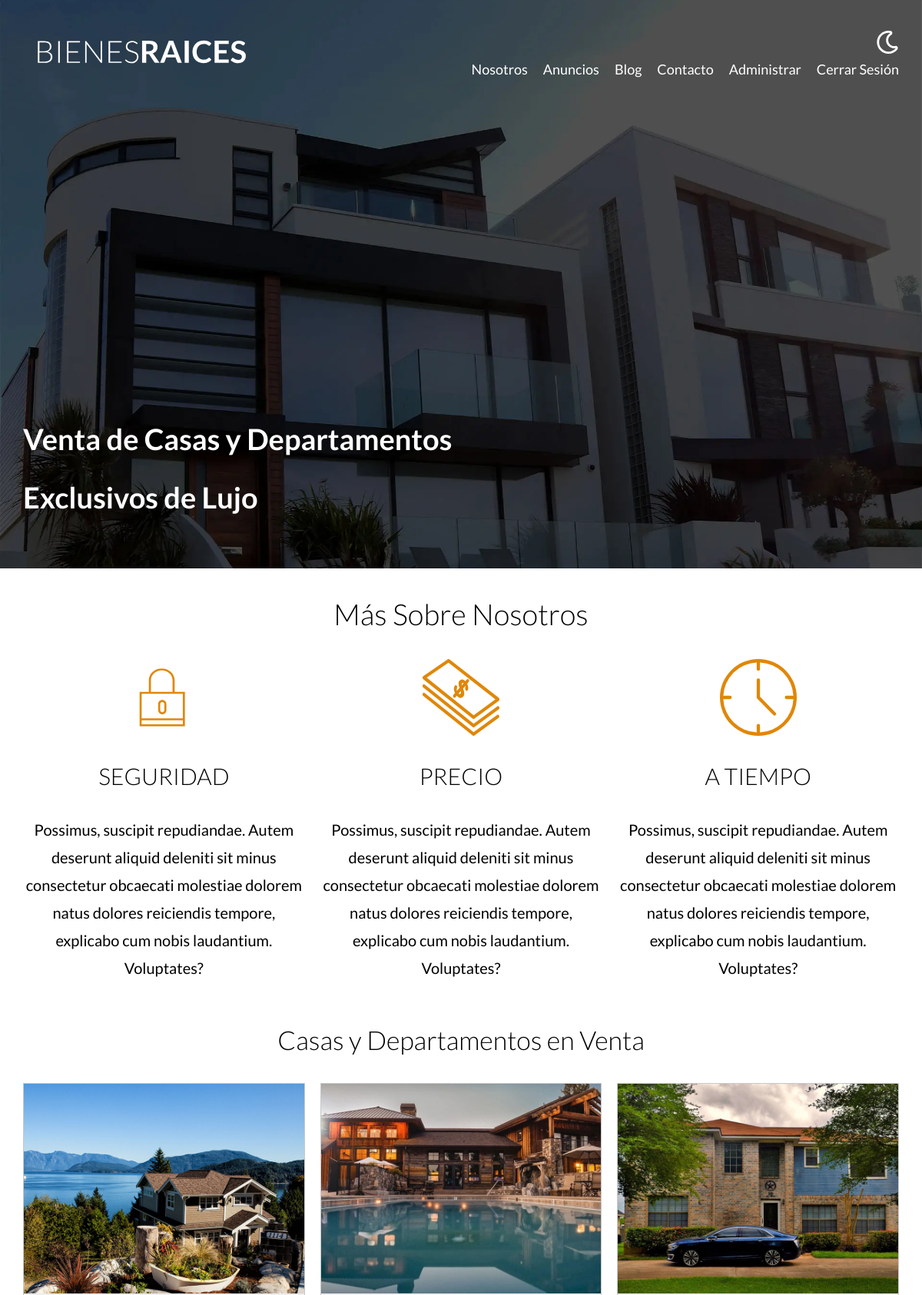
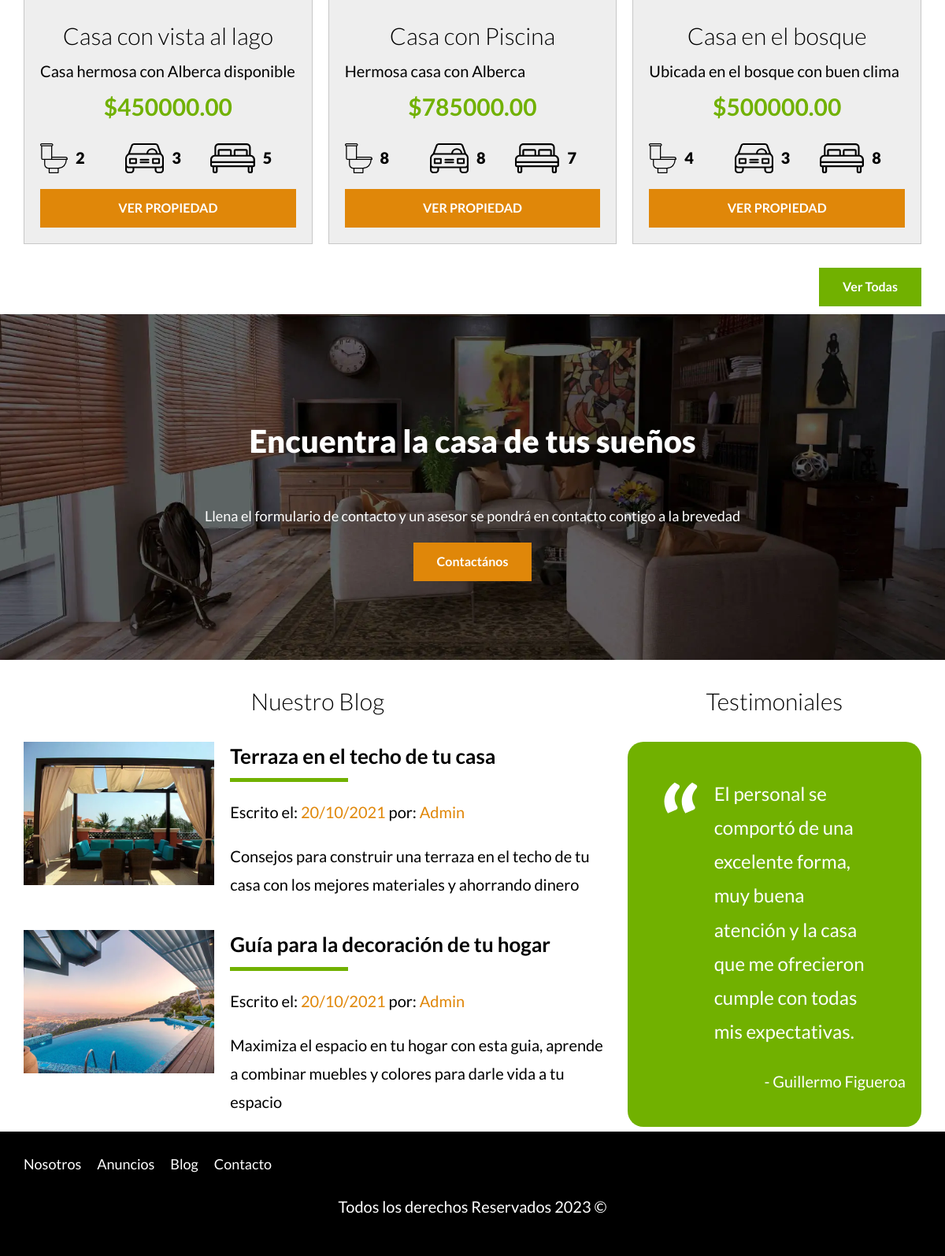
The page / (signed in) on the database its author committed (2 pictures, top to bottom).
### tables this page shows
CREATE TABLE `propiedades` (
  `id` int NOT NULL AUTO_INCREMENT,
  `titulo` varchar(45) DEFAULT NULL,
  `precio` decimal(10,2) DEFAULT NULL,
  `imagen` varchar(200) DEFAULT NULL,
  `descripcion` longtext,
  `habitaciones` int DEFAULT NULL,
  `wc` int DEFAULT NULL,
  `estacionamiento` int DEFAULT NULL,
  `creado` date DEFAULT NULL,
  `vendedorId` int NOT NULL,
  PRIMARY KEY (`id`),
  KEY `fk_propiedades_vendedores_idx` (`vendedorId`)
);

### controllers/PaginasController.php (called while the page is built, shortened)
<?php
class PaginasController
{
    public static function index(Router $router)
    {
        $propiedades = Propiedad::get(3);
        $router->render('paginas/index', [
            'propiedades' => $propiedades,
            'inicio' => true,
        ]);
    }
}

### public/index.php (called while the page is built, shortened)
<?php
$router = new Router();
$router->get('/admin', [PropiedadController::class, 'index']);
$router->get('/propiedades/crear', [PropiedadController::class, 'crear']);
$router->post('/propiedades/crear', [PropiedadController::class, 'crear']);
$router->get('/propiedades/actualizar', [PropiedadController::class, 'actualizar']);
$router->post('/propiedades/actualizar', [PropiedadController::class, 'actualizar']);
$router->post('/propiedades/eliminar', [PropiedadController::class, 'eliminar']);
$router->get('/vendedores/crear', [VendedorController::class, 'crear']);
$router->post('/vendedores/crear', [VendedorController::class, 'crear']);
$router->get('/vendedores/actualizar', [VendedorController::class, 'actualizar']);
$router->post('/vendedores/actualizar', [VendedorController::class, 'actualizar']);
$router->post('/vendedores/eliminar', [VendedorController::class, 'eliminar']);
$router->get('/', [PaginasController::class, 'index']);
$router->get('/nosotros', [PaginasController::class, 'nosotros']);
$router->get('/propiedades', [PaginasController::class, 'propiedades']);
$router->get('/propiedad', [PaginasController::class, 'propiedad']);
$router->get('/blog', [PaginasController::class, 'blog']);
$router->get('/entrada', [PaginasController::class, 'entrada']);
$router->get('/contacto', [PaginasController::class, 'contacto']);
$router->post('/contacto', [PaginasController::class, 'contacto']);
$router->get('/login', [LoginController::class, 'login']);
$router->post('/login', [LoginController::class, 'login']);
$router->get('/logout', [LoginController::class, 'logout']);
$router->comprobarRutas();

### models/ActiveRecord.php (called while the page is built, shortened)
<?php
class ActiveRecord {
    protected static $db;
    protected static $tabla = '';
    public static function setDB($database)
    {
        self::$db = $database;
    }
    public static function consultarSQL($query)
    {
        $resultado = self::$db->query($query);
        $array = [];
        while ($registro = $resultado->fetch_assoc()) {
            $array[] = static::crearObjeto($registro);
        }
        return $array;
    }
    protected static function crearObjeto($registro)
    {
        $objeto = new static;
        foreach ($registro as $key => $value) {
            if (property_exists($objeto, $key)) {
                $objeto->$key = $value;
            }
        }
        return $objeto;
    }
    public static function get($cantidad){
        $query = "SELECT * FROM " . static::$tabla . " LIMIT " . $cantidad;
        $resultado = self::consultarSQL($query);
        return $resultado;
    }
}
?>

### views/paginas/listado.php (the view)
<div class="contenedor-anuncios">
<?php foreach ($propiedades as $propiedad):?>
        <div class="anuncio">
                <img loading="lazy" src="/imagenes/<?php echo $propiedad->imagen; ?>" alt="anuncio">
            <div class="contenido-anuncio">
                <h3><?php echo $propiedad->titulo; ?></h3>
                <p><?php echo $propiedad->descripcion; ?></p>
                <p class="precio">$<?php echo $propiedad->precio; ?></p>
                <ul class="iconos-caracteristicas">
                    <li>
                        <img class="icono" loading="lazy" src="build/img/icono_wc.svg" alt="icono wc">
                        <p><?php echo $propiedad->wc; ?></p>
                    </li>
                    <li>
                        <img class="icono" loading="lazy" src="build/img/icono_estacionamiento.svg" alt="icono estacionamiento">
                        <p><?php echo $propiedad->estacionamiento; ?></p>
                    </li>
                    <li>
                        <img class="icono" loading="lazy" src="build/img/icono_dormitorio.svg" alt="icono habitaciones">
                        <p><?php echo $propiedad->habitaciones; ?></p>
                    </li>
                </ul>
                <a href="/propiedad?id=<?php echo $propiedad->id;?>" class="boton-amarillo-block">
                    Ver Propiedad
                </a>
            </div>
        </div>
<?php endforeach; ?>
    </div>

### public/build/css/app.css (style rules this page uses)
html { line-height:1.15;-webkit-text-size-adjust:100% }
body { margin:0 }
a { background-color:transparent }
img { border-style:none }
html { font-size:62.5%;box-sizing:border-box }
*,:after,:before { box-sizing:inherit }
body { font-family:Lato,sans-serif;font-size:1.6rem;line-height:1.8 }
p { color:#000;font-size:2rem }
a { text-decoration:none }
img,picture { width:100%;display:block }
h1,h2,h3 { font-family:Lato,sans-serif;margin:2.5rem 0;font-weight:300;text-align:center }
h3 { font-size:3rem }
.boton-amarillo-block { background-color:#e08709;color:#fff;font-weight:700;text-decoration:none;padding:1rem 3rem;text-align:center;margin-top:2.5rem 0;display:block;border:none;text-transform:uppercase }
.icono { text-align:center }
@media (min-width:768px) { .contenedor-anuncios { display:grid;gap:2rem;grid-template-columns:repeat(3,1fr) } }
.anuncio { background-color:#eee;border:1px solid #c8c8c8;margin-bottom:2rem }
.anuncio .contenido-anuncio { padding:2rem }
.anuncio h3,.anuncio p { margin:0 }
.precio { color:#71b100;font-weight:700;font-size:3rem;text-align:center }
.iconos-caracteristicas { display:flex;list-style:none;padding:0;max-width:40rem;margin:2rem auto }
.iconos-caracteristicas li { flex:1;display:flex }
.iconos-caracteristicas li img { flex:0 0 3rem;margin-right:1rem;height:3.8rem }
.iconos-caracteristicas li p { font-weight:900 }

### rows shown on the page
propiedades: imagen (picture), titulo "Casa con vista al lago", descripcion "Casa hermosa con Alberca disponible", precio "450000.00", wc "2", estacionamiento "3", habitaciones "5"
propiedades: imagen (picture), titulo "Casa con Piscina", descripcion "Hermosa casa con Alberca", precio "785000.00", wc "8", estacionamiento "8", habitaciones "7"
propiedades: imagen (picture), titulo "Casa en el bosque", descripcion "Ubicada en el bosque con buen clima", precio "500000.00", wc "4", estacionamiento "3", habitaciones "8"
